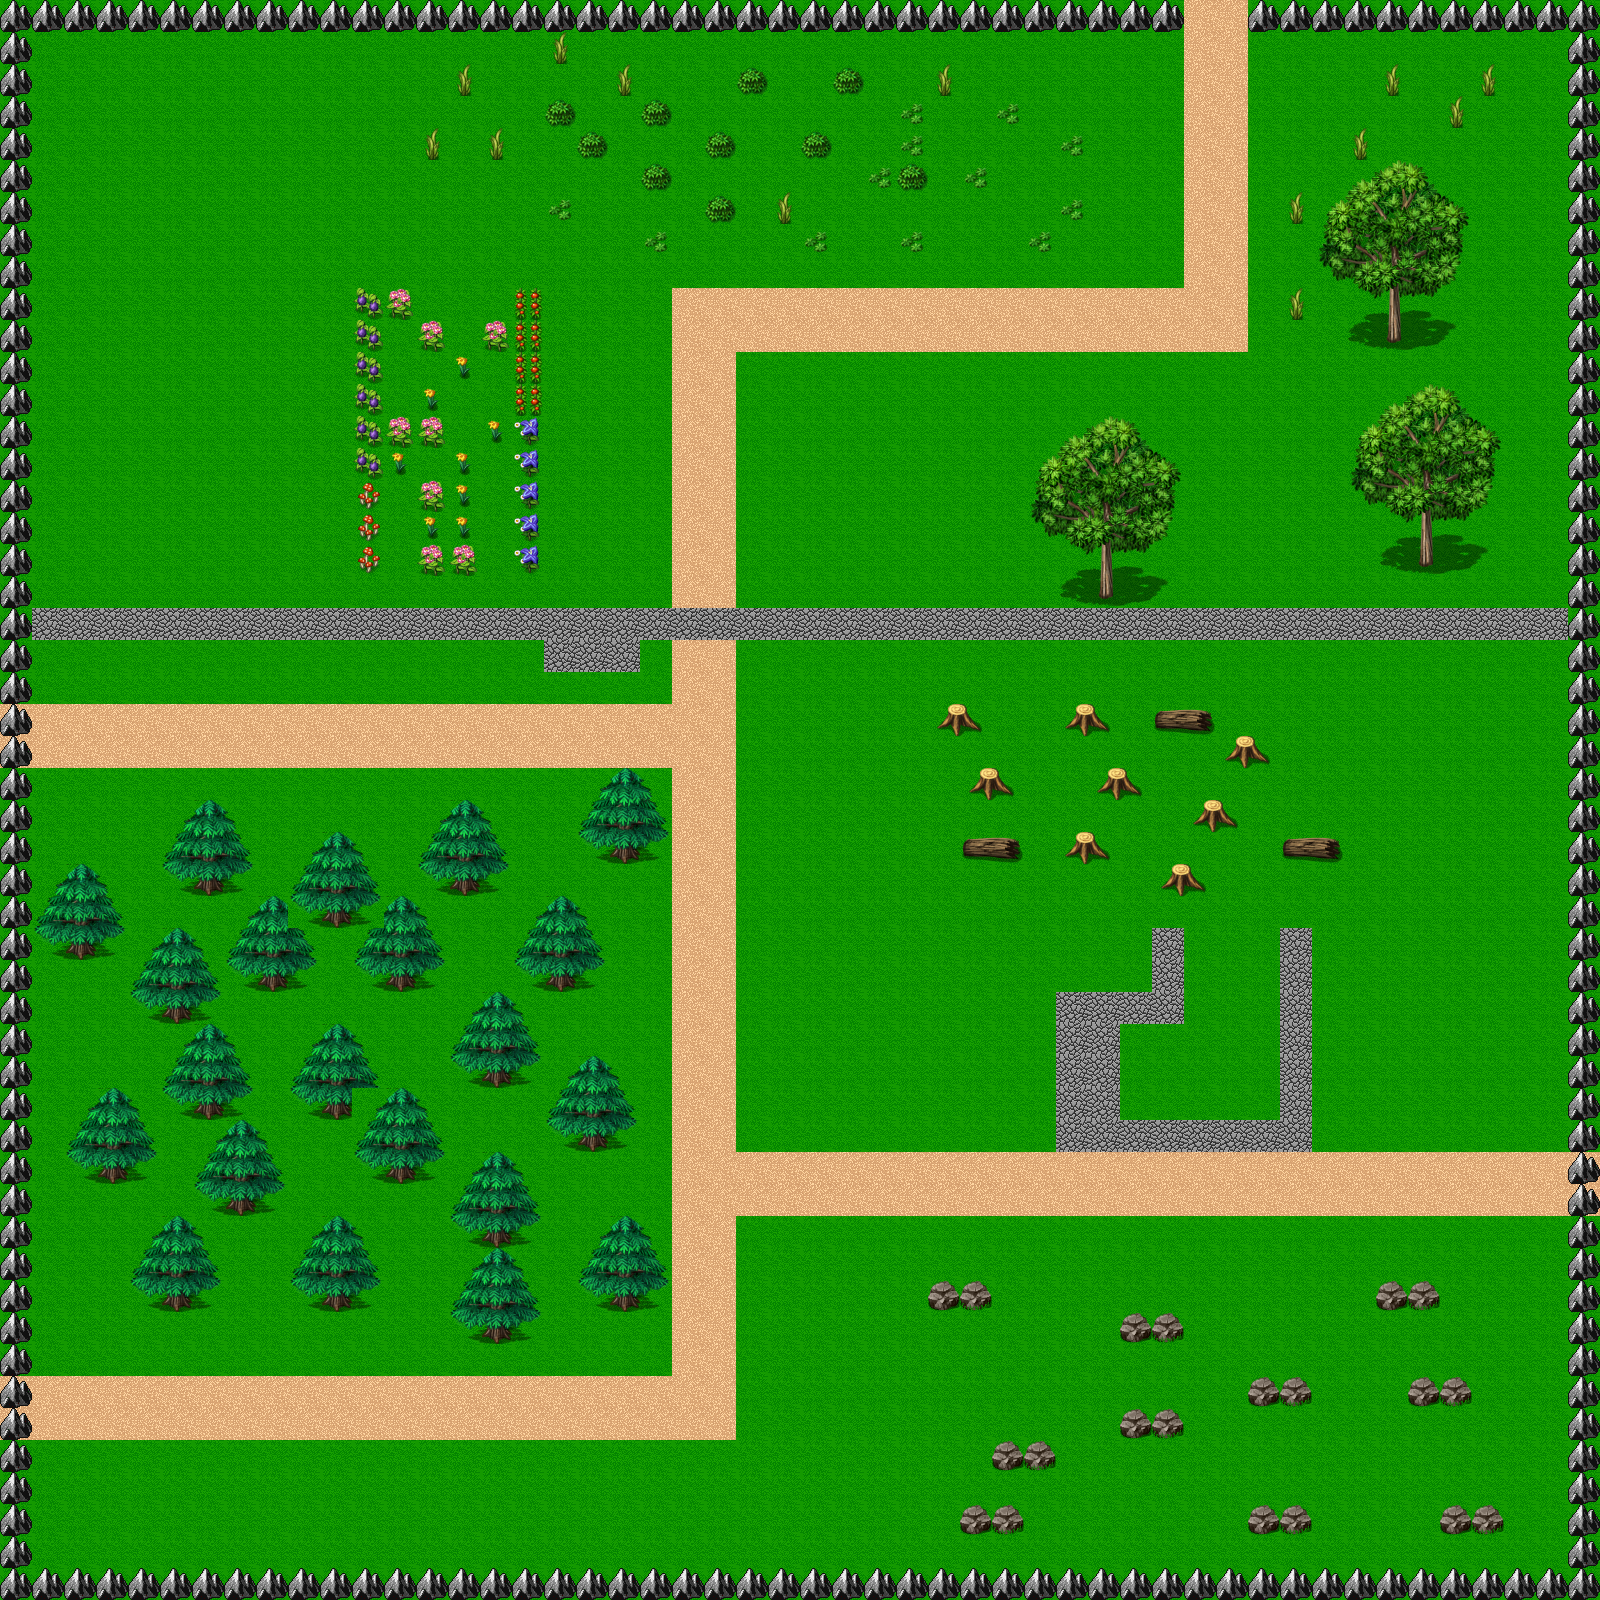

Rendered tile map (Tiled .tmx) drawn with the repository's tilesets; below, a short description and the map source with its tile grids summarised:
An orthogonal 50x50 tile map with 32x32 px tiles, 2 tile layers (Background, Trees), 3 tilesets and 1 object (enemy1).

<map version="1.0" orientation="orthogonal" width="50" height="50" tilewidth="32" tileheight="32">
 <tileset firstgid="1" name="dg_grounds32" tilewidth="32" tileheight="32">
  <image source="dg_grounds32.png" trans="ff00ff" width="288" height="608" />
  <tile id="31">
   <properties>
    <property name="Wall" value="1" />
   </properties>
  </tile>
 </tileset>
 <tileset firstgid="172" name="BiGZZ" tilewidth="32" tileheight="32">
  <image source="BiGZZ.jpg" trans="ff00ff" width="473" height="438" />
 </tileset>
 <tileset firstgid="354" name="tilebs" tilewidth="32" tileheight="32">
  <image source="tilebs.png" width="512" height="512" />
 </tileset>
 <layer name="Background" width="50" height="50">
  <data>[2500 cells, 2500 non-empty, 5 distinct tile ids]</data>
 </layer>
 <layer name="Trees" width="50" height="50">
  <data>[2500 cells, 387 non-empty, 54 distinct tile ids]</data>
 </layer>
 <objectgroup name="Objects" width="50" height="50">
  <object name="enemy1" x="1170" y="1040">
   <properties>
    <property name="Enemy" value="1" />
   </properties>
  </object>
 </objectgroup>
</map>
